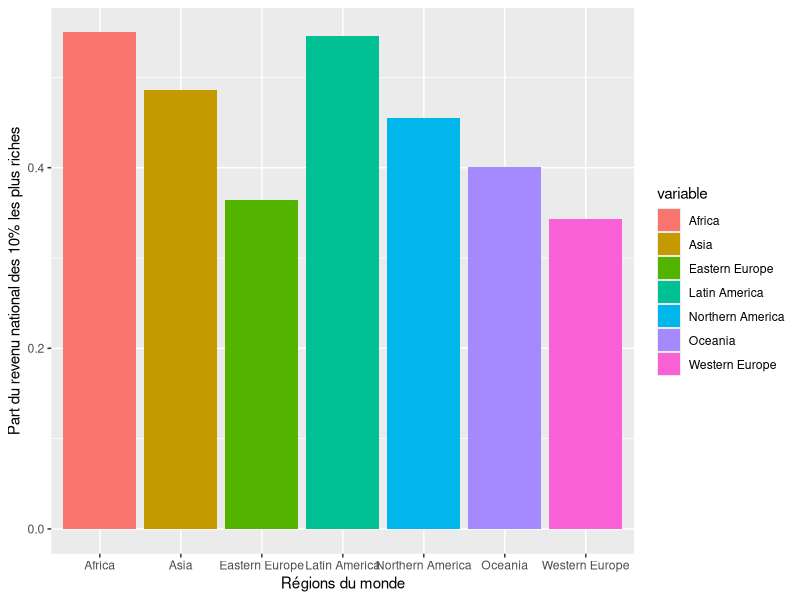
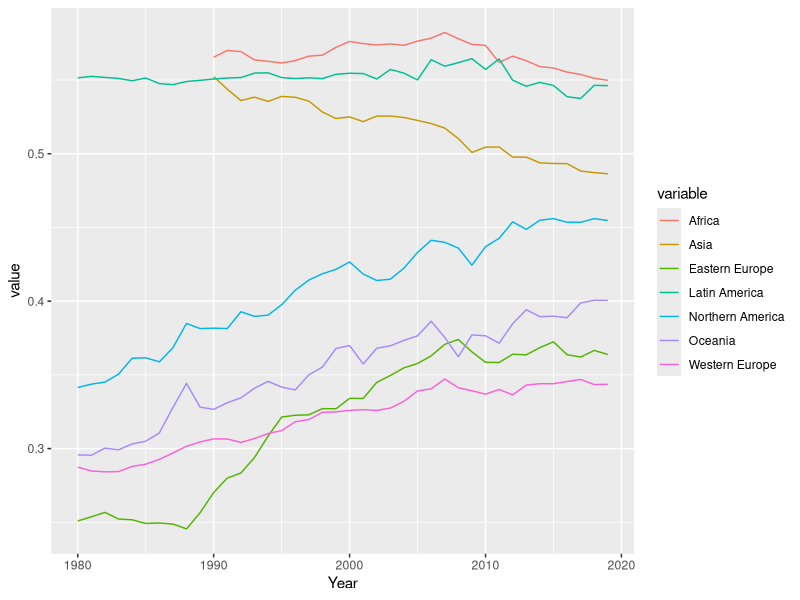

The R script that drew these images, in order:
## ---- chunk 1
knitr::opts_chunk$set(echo = TRUE)
## ---- chunk 2
library(tidyverse)
library(ggplot2)
library(dplyr)
library(reshape2)
## ---- chunk 3
world_region_data <- read_delim("data/World_Region_Data/world_region_data.csv", 
    ";", escape_double = FALSE, trim_ws = TRUE)
## ---- chunk 4
world_region_data2 <- read_delim("data/World_Region_Data/world_region_data2.csv", 
    ";", escape_double = FALSE, trim_ws = TRUE)
## ---- chunk 5
merged <- merge(x = world_region_data, y = world_region_data2, by = "Year", all = TRUE)
dataset <- data.frame(merged)
dataset <- tibble(dataset)
## ---- chunk 6
NIdataset <- dataset %>% select("Year", ends_with("NI"))
rename(NIdataset, "Western Europe"=WesternEuropeNI)
GDPdataset <- dataset %>% select("Year", ends_with("GDP"))
PTNIB40dataset <- dataset %>% select("Year", ends_with("PTNIB40"))
PTNIB50dataset <- dataset %>% select("Year", ends_with("PTNIB50"))
PTNIT1dataset <- dataset %>% select("Year", ends_with("PTNIT1"))
PTNIT10dataset <- dataset %>% select("Year", ends_with("PTNIT10"))
PTNIM40dataset <- dataset %>% select("Year", ends_with("PTNIM40"))
## ---- chunk 7
head(NIdataset)

## ---- chunk 8
newdataset <- PTNIT10dataset %>% rename("Western Europe"=WesternEuropePTNIT10, Asia=AsiaPTNIT10, "Eastern Europe"=EasternEuropePTNIT10, "Northern America"=NorthernAmericaPTNIT10, Oceania=OceaniaPTNIT10, "Latin America"=LatinAmericaPTNIT10, Africa=AfricaPTNIT10) %>%
melt(id.vars="Year") %>%
filter(variable=="Western Europe"|variable=="Asia"|variable=="Eastern Europe"|variable=="Northern America"|variable=="Oceania"|variable=="Latin America"|variable=="Africa")

# Part des Top 10% de la population dans le revenu national 
newdataset %>% filter(Year == "2019") %>%
ggplot(aes(x=variable, y=value, fill=variable)) + geom_bar(stat="identity") + xlab("Régions du monde") + ylab("Part du revenu national des 10% les plus riches")


#Evolution de la part du revenu national des 10% les plus riches, de 1980 à 2019
newdataset %>% ggplot(aes(x=Year, y=value, group = variable, color = variable))+geom_line()
